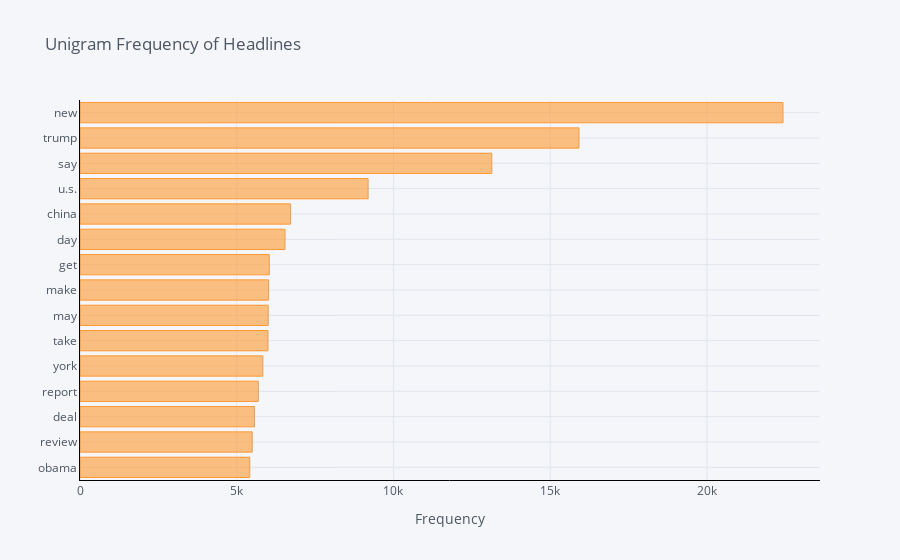

Source (notebook cell):
### Markdown cell above
# Count unigram

### Code cell
wordcountdataframe.sort_values(['count'], ascending= True).iplot(kind = 'barh',
                                                                 title = 'Unigram Frequency of Headlines',
                                                                 linecolor = 'black',
                                                                 bins = 30,
                                                                 xTitle = 'Frequency',
                                                                
                                                                )

### Figure 1 — Plotly figure (JSON) as saved in the notebook; plotly's stock layout.template omitted (floating-point values rounded to 4 significant figures)
{"data": [{"marker": {"color": "rgba(255, 153, 51, 0.6)", "line": {"color": "rgba(255, 153, 51, 1.0)", "width": 1}}, "name": "count", "orientation": "h", "text": "", "type": "bar", "x": [5416, 5495, 5565, 5688, 5832, 5997, 6004, 6018, 6039, 6541, 6718, 9190, 13137, 15918, 22425], "y": ["obama", "review", "deal", "report", "york", "take", "may", "make", "get", "day", "china", "u.s.", "say", "trump", "new"]}], "layout": {"legend": {"bgcolor": "#F5F6F9", "font": {"color": "#4D5663"}}, "paper_bgcolor": "#F5F6F9", "plot_bgcolor": "#F5F6F9", "title": {"font": {"color": "#4D5663"}, "text": "Unigram Frequency of Headlines"}, "xaxis": {"gridcolor": "#E1E5ED", "linecolor": "black", "showgrid": true, "tickfont": {"color": "#4D5663"}, "title": {"font": {"color": "#4D5663"}, "text": "Frequency"}, "zerolinecolor": "#E1E5ED"}, "yaxis": {"gridcolor": "#E1E5ED", "linecolor": "black", "showgrid": true, "tickfont": {"color": "#4D5663"}, "title": {"font": {"color": "#4D5663"}, "text": ""}, "zerolinecolor": "#E1E5ED"}}}
